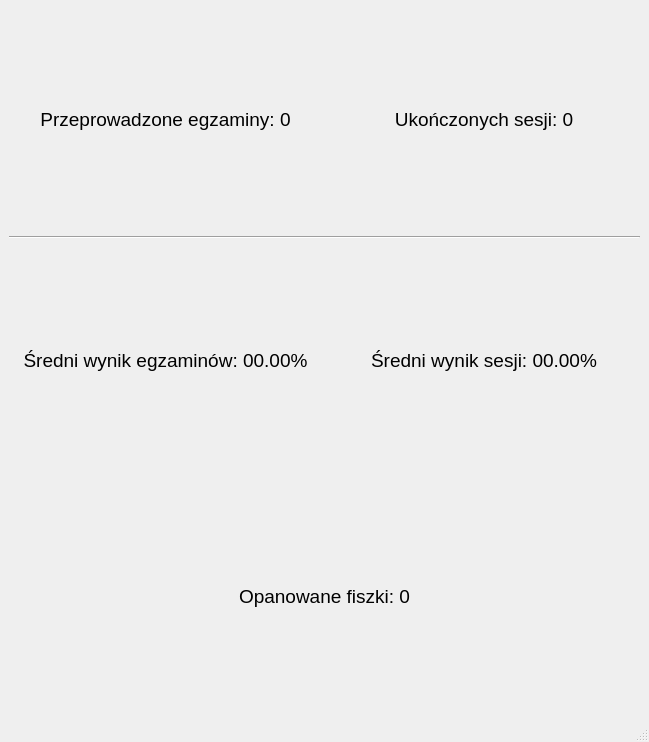
<?xml version="1.0" encoding="UTF-8"?>
<ui version="4.0">
 <class>StatisticsWindow</class>
 <widget class="QMainWindow" name="StatisticsWindow">
  <property name="geometry">
   <rect>
    <x>0</x>
    <y>0</y>
    <width>649</width>
    <height>742</height>
   </rect>
  </property>
  <property name="windowTitle">
   <string>Statystyki</string>
  </property>
  <widget class="QWidget" name="centralwidget">
   <property name="font">
    <font>
     <pointsize>14</pointsize>
    </font>
   </property>
   <layout class="QVBoxLayout" name="mainLayout" stretch="1,1,1">
    <item>
     <layout class="QVBoxLayout" name="verticalLayout">
      <item>
       <layout class="QHBoxLayout" name="horizontalLayout">
        <item>
         <widget class="QLabel" name="examCounterLabel">
          <property name="text">
           <string>Przeprowadzone egzaminy: 0</string>
          </property>
          <property name="alignment">
           <set>Qt::AlignCenter</set>
          </property>
         </widget>
        </item>
        <item>
         <widget class="QLabel" name="sessionCounterLabel">
          <property name="text">
           <string>Ukończonych sesji: 0</string>
          </property>
          <property name="alignment">
           <set>Qt::AlignCenter</set>
          </property>
         </widget>
        </item>
       </layout>
      </item>
      <item>
       <widget class="Line" name="line">
        <property name="orientation">
         <enum>Qt::Horizontal</enum>
        </property>
       </widget>
      </item>
     </layout>
    </item>
    <item>
     <layout class="QHBoxLayout" name="horizontalLayout_2">
      <item>
       <widget class="QLabel" name="avgExamLabel">
        <property name="text">
         <string>Średni wynik egzaminów: 00.00%</string>
        </property>
        <property name="alignment">
         <set>Qt::AlignCenter</set>
        </property>
       </widget>
      </item>
      <item>
       <widget class="QLabel" name="avgSessionLabel">
        <property name="text">
         <string>Średni wynik sesji: 00.00%</string>
        </property>
        <property name="alignment">
         <set>Qt::AlignCenter</set>
        </property>
       </widget>
      </item>
     </layout>
    </item>
    <item>
     <widget class="QLabel" name="learnedLabel">
      <property name="text">
       <string>Opanowane fiszki: 0</string>
      </property>
      <property name="alignment">
       <set>Qt::AlignCenter</set>
      </property>
     </widget>
    </item>
   </layout>
  </widget>
  <widget class="QStatusBar" name="statusbar"/>
 </widget>
 <resources/>
 <connections/>
</ui>
